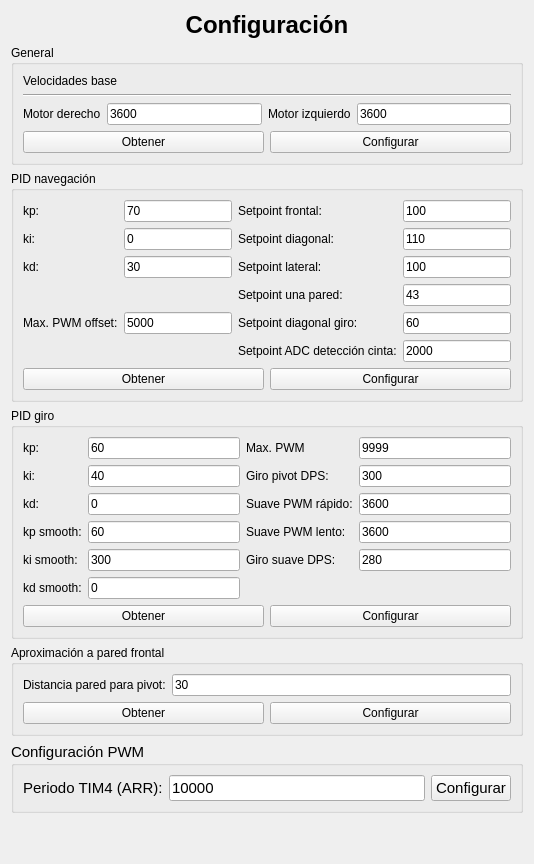
      <widget class="QWidget" name="pageConfig">
       <layout class="QVBoxLayout" name="verticalLayout_11">
        <item>
         <widget class="QLabel" name="titleConfig">
          <property name="font">
           <font>
            <pointsize>18</pointsize>
            <bold>true</bold>
           </font>
          </property>
          <property name="text">
           <string>Configuración</string>
          </property>
          <property name="alignment">
           <set>Qt::AlignmentFlag::AlignCenter</set>
          </property>
         </widget>
        </item>
        <item>
         <layout class="QHBoxLayout" name="horizontalLayout_24">
          <item>
           <widget class="QGroupBox" name="groupBox_6">
            <property name="title">
             <string>General</string>
            </property>
            <layout class="QVBoxLayout" name="verticalLayout_17">
             <item>
              <layout class="QHBoxLayout" name="horizontalLayout_14">
               <item>
                <widget class="QLabel" name="label_24">
                 <property name="text">
                  <string>Velocidades base</string>
                 </property>
                </widget>
               </item>
              </layout>
             </item>
             <item>
              <widget class="Line" name="line_10">
               <property name="orientation">
                <enum>Qt::Orientation::Horizontal</enum>
               </property>
              </widget>
             </item>
             <item>
              <layout class="QHBoxLayout" name="horizontalLayout_16">
               <item>
                <widget class="QLabel" name="label_25">
                 <property name="text">
                  <string>Motor derecho</string>
                 </property>
                </widget>
               </item>
               <item>
                <widget class="QLineEdit" name="editRightMotorBaseSpeed">
                 <property name="text">
                  <string>3600</string>
                 </property>
                </widget>
               </item>
               <item>
                <widget class="QLabel" name="label_26">
                 <property name="text">
                  <string>Motor izquierdo</string>
                 </property>
                </widget>
               </item>
               <item>
                <widget class="QLineEdit" name="editLeftMotorBaseSpeed">
                 <property name="text">
                  <string>3600</string>
                 </property>
                </widget>
               </item>
              </layout>
             </item>
             <item>
              <layout class="QHBoxLayout" name="horizontalLayout_17">
               <item>
                <widget class="QPushButton" name="btnGetBaseMotorsSpeeds">
                 <property name="text">
                  <string>Obtener</string>
                 </property>
                </widget>
               </item>
               <item>
                <widget class="QPushButton" name="btnSetBaseMotorsSpeeds">
                 <property name="text">
                  <string>Configurar</string>
                 </property>
                </widget>
               </item>
              </layout>
             </item>
            </layout>
           </widget>
          </item>
         </layout>
        </item>
        <item>
         <widget class="QGroupBox" name="groupBox_4">
          <property name="title">
           <string>PID navegación</string>
          </property>
          <layout class="QVBoxLayout" name="verticalLayout_15">
           <item>
            <layout class="QGridLayout" name="gridLayout_6">
             <item row="0" column="0">
              <widget class="QLabel" name="label_16">
               <property name="text">
                <string>kp:</string>
               </property>
              </widget>
             </item>
             <item row="3" column="2">
              <widget class="QLabel" name="label_37">
               <property name="text">
                <string>Setpoint una pared:</string>
               </property>
              </widget>
             </item>
             <item row="3" column="4">
              <widget class="QLineEdit" name="editSetpointOneWall">
               <property name="text">
                <string>43</string>
               </property>
              </widget>
             </item>
             <item row="0" column="2">
              <widget class="QLabel" name="label_22">
               <property name="text">
                <string>Setpoint frontal:</string>
               </property>
              </widget>
             </item>
             <item row="5" column="1">
              <widget class="QLineEdit" name="editMaxPwmOffsetNav">
               <property name="text">
                <string>5000</string>
               </property>
              </widget>
             </item>
             <item row="0" column="1">
              <widget class="QLineEdit" name="editKpNav">
               <property name="text">
                <string>70</string>
               </property>
              </widget>
             </item>
             <item row="1" column="0">
              <widget class="QLabel" name="label_20">
               <property name="text">
                <string>ki:</string>
               </property>
              </widget>
             </item>
             <item row="5" column="2">
              <widget class="QLabel" name="label_47">
               <property name="text">
                <string>Setpoint diagonal giro:</string>
               </property>
              </widget>
             </item>
             <item row="1" column="4">
              <widget class="QLineEdit" name="editSetpointDiagonal">
               <property name="text">
                <string>110</string>
               </property>
              </widget>
             </item>
             <item row="5" column="0">
              <widget class="QLabel" name="label_23">
               <property name="text">
                <string>Max. PWM offset:</string>
               </property>
              </widget>
             </item>
             <item row="2" column="4">
              <widget class="QLineEdit" name="editSetpointSides">
               <property name="text">
                <string>100</string>
               </property>
              </widget>
             </item>
             <item row="6" column="2">
              <widget class="QLabel" name="label_53">
               <property name="text">
                <string>Setpoint ADC detección cinta:</string>
               </property>
              </widget>
             </item>
             <item row="5" column="4">
              <widget class="QLineEdit" name="editSetpointDiagSmoothTurn">
               <property name="text">
                <string>60</string>
               </property>
              </widget>
             </item>
             <item row="0" column="4">
              <widget class="QLineEdit" name="editSetpointFront">
               <property name="text">
                <string>100</string>
               </property>
              </widget>
             </item>
             <item row="2" column="0">
              <widget class="QLabel" name="label_21">
               <property name="text">
                <string>kd:</string>
               </property>
              </widget>
             </item>
             <item row="2" column="1">
              <widget class="QLineEdit" name="editKdNav">
               <property name="text">
                <string>30</string>
               </property>
              </widget>
             </item>
             <item row="1" column="1">
              <widget class="QLineEdit" name="editKiNav">
               <property name="text">
                <string>0</string>
               </property>
              </widget>
             </item>
             <item row="2" column="2">
              <widget class="QLabel" name="label_36">
               <property name="text">
                <string>Setpoint lateral:</string>
               </property>
              </widget>
             </item>
             <item row="1" column="2">
              <widget class="QLabel" name="label_44">
               <property name="text">
                <string>Setpoint diagonal:</string>
               </property>
              </widget>
             </item>
             <item row="6" column="4">
              <widget class="QLineEdit" name="editSetpointTapeDetection">
               <property name="text">
                <string>2000</string>
               </property>
              </widget>
             </item>
            </layout>
           </item>
           <item>
            <layout class="QHBoxLayout" name="horizontalLayout_18">
             <item>
              <widget class="QPushButton" name="btnGetPidNavConfig">
               <property name="text">
                <string>Obtener</string>
               </property>
              </widget>
             </item>
             <item>
              <widget class="QPushButton" name="btnSetPidNavConfig">
               <property name="text">
                <string>Configurar</string>
               </property>
              </widget>
             </item>
            </layout>
           </item>
          </layout>
         </widget>
        </item>
        <item>
         <widget class="QGroupBox" name="groupBox_5">
          <property name="title">
           <string>PID giro</string>
          </property>
          <layout class="QVBoxLayout" name="verticalLayout_16">
           <item>
            <layout class="QGridLayout" name="gridLayout_7">
             <item row="2" column="1">
              <widget class="QLineEdit" name="editKdTurn">
               <property name="text">
                <string>0</string>
               </property>
              </widget>
             </item>
             <item row="2" column="3">
              <widget class="QLineEdit" name="editFasterMotorSmooth">
               <property name="text">
                <string>3600</string>
               </property>
              </widget>
             </item>
             <item row="4" column="0">
              <widget class="QLabel" name="label_49">
               <property name="text">
                <string>ki smooth:</string>
               </property>
              </widget>
             </item>
             <item row="1" column="1">
              <widget class="QLineEdit" name="editKiTurn">
               <property name="text">
                <string>40</string>
               </property>
              </widget>
             </item>
             <item row="1" column="3">
              <widget class="QLineEdit" name="editPivotTurnDps">
               <property name="text">
                <string>300</string>
               </property>
              </widget>
             </item>
             <item row="0" column="3">
              <widget class="QLineEdit" name="editMaxTurnSpeed">
               <property name="text">
                <string>9999</string>
               </property>
              </widget>
             </item>
             <item row="0" column="2">
              <widget class="QLabel" name="label_31">
               <property name="text">
                <string>Max. PWM</string>
               </property>
              </widget>
             </item>
             <item row="0" column="0">
              <widget class="QLabel" name="label_27">
               <property name="text">
                <string>kp:</string>
               </property>
              </widget>
             </item>
             <item row="2" column="0">
              <widget class="QLabel" name="label_29">
               <property name="text">
                <string>kd:</string>
               </property>
              </widget>
             </item>
             <item row="0" column="1">
              <widget class="QLineEdit" name="editKpTurn">
               <property name="text">
                <string>60</string>
               </property>
              </widget>
             </item>
             <item row="3" column="3">
              <widget class="QLineEdit" name="editSlowerMotorSmooth">
               <property name="text">
                <string>3600</string>
               </property>
              </widget>
             </item>
             <item row="3" column="0">
              <widget class="QLabel" name="label_48">
               <property name="text">
                <string>kp smooth:</string>
               </property>
              </widget>
             </item>
             <item row="2" column="2">
              <widget class="QLabel" name="label_45">
               <property name="text">
                <string>Suave PWM rápido:</string>
               </property>
              </widget>
             </item>
             <item row="1" column="0">
              <widget class="QLabel" name="label_28">
               <property name="text">
                <string>ki:</string>
               </property>
              </widget>
             </item>
             <item row="1" column="2">
              <widget class="QLabel" name="label_35">
               <property name="text">
                <string>Giro pivot DPS:</string>
               </property>
              </widget>
             </item>
             <item row="3" column="2">
              <widget class="QLabel" name="label_46">
               <property name="text">
                <string>Suave PWM lento:</string>
               </property>
              </widget>
             </item>
             <item row="5" column="0">
              <widget class="QLabel" name="label_50">
               <property name="text">
                <string>kd smooth:</string>
               </property>
              </widget>
             </item>
             <item row="3" column="1">
              <widget class="QLineEdit" name="editKpSmoothTurn">
               <property name="text">
                <string>60</string>
               </property>
              </widget>
             </item>
             <item row="4" column="1">
              <widget class="QLineEdit" name="editKiSmoothTurn">
               <property name="text">
                <string>300</string>
               </property>
              </widget>
             </item>
             <item row="5" column="1">
              <widget class="QLineEdit" name="editKdSmoothTurn">
               <property name="text">
                <string>0</string>
               </property>
              </widget>
             </item>
             <item row="4" column="2">
              <widget class="QLabel" name="label_51">
               <property name="text">
                <string>Giro suave DPS:</string>
               </property>
              </widget>
             </item>
             <item row="4" column="3">
              <widget class="QLineEdit" name="editTurnAngularSpeed">
               <property name="text">
                <string>280</string>
               </property>
              </widget>
             </item>
            </layout>
           </item>
           <item>
            <layout class="QHBoxLayout" name="horizontalLayout_15">
             <item>
              <widget class="QPushButton" name="btnGetPidTurnConfig">
               <property name="text">
                <string>Obtener</string>
               </property>
              </widget>
             </item>
             <item>
              <widget class="QPushButton" name="btnSetPidTurnConfig">
               <property name="text">
                <string>Configurar</string>
               </property>
              </widget>
             </item>
            </layout>
           </item>
          </layout>
         </widget>
        </item>
        <item>
         <widget class="QGroupBox" name="groupBox_ApproachFrontWall">
          <property name="title">
           <string>Aproximación a pared frontal</string>
          </property>
          <layout class="QVBoxLayout" name="verticalLayout_ApproachFrontWall">
           <item>
            <layout class="QGridLayout" name="gridLayout_ApproachFrontWall">
             <item row="0" column="0">
              <widget class="QLabel" name="label_approach_front_wall_target">
               <property name="text">
                <string>Distancia pared para pivot:</string>
               </property>
              </widget>
             </item>
             <item row="0" column="1">
              <widget class="QLineEdit" name="editApproachFrontWallTargetMm">
               <property name="text">
                <string>30</string>
               </property>
              </widget>
             </item>
            </layout>
           </item>
           <item>
            <layout class="QHBoxLayout" name="horizontalLayout_ApproachFrontWall">
             <item>
              <widget class="QPushButton" name="btnGetApproachFrontWallTarget">
               <property name="text">
                <string>Obtener</string>
               </property>
              </widget>
             </item>
             <item>
              <widget class="QPushButton" name="btnSetApproachFrontWallTarget">
               <property name="text">
                <string>Configurar</string>
               </property>
              </widget>
             </item>
            </layout>
           </item>
          </layout>
         </widget>
        </item>
        <item>
         <widget class="QGroupBox" name="groupBox_3">
          <property name="font">
           <font>
            <pointsize>11</pointsize>
           </font>
          </property>
          <property name="title">
           <string>Configuración PWM</string>
          </property>
          <layout class="QVBoxLayout" name="verticalLayout_14">
           <item>
            <layout class="QHBoxLayout" name="horizontalLayout_13">
             <item>
              <widget class="QLabel" name="label_14">
               <property name="font">
                <font>
                 <pointsize>11</pointsize>
                </font>
               </property>
               <property name="text">
                <string>Periodo TIM4 (ARR):</string>
               </property>
              </widget>
             </item>
             <item>
              <widget class="QLineEdit" name="lineEditPwmPeriod">
               <property name="font">
                <font>
                 <pointsize>11</pointsize>
                </font>
               </property>
               <property name="text">
                <string>10000</string>
               </property>
              </widget>
             </item>
             <item>
              <widget class="QPushButton" name="btnConfigurePeriod">
               <property name="font">
                <font>
                 <pointsize>11</pointsize>
                </font>
               </property>
               <property name="text">
                <string>Configurar</string>
               </property>
              </widget>
             </item>
            </layout>
           </item>
          </layout>
         </widget>
        </item>
        <item>
         <spacer name="verticalSpacer_3">
          <property name="orientation">
           <enum>Qt::Orientation::Vertical</enum>
          </property>
          <property name="sizeHint" stdset="0">
           <size>
            <width>20</width>
            <height>40</height>
           </size>
          </property>
         </spacer>
        </item>
       </layout>
      </widget>
